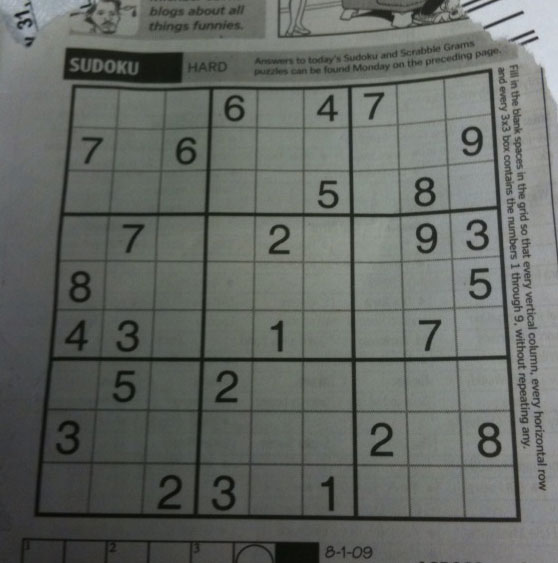
#> input picture sudoku.png, 558 x 563 px
$ python 58_hough_prob_2.py
#> lines starting #> are read from the running program, lines starting #| are printed output that depends on the picture; after the words box and inside, x2 and y2 are one past the last pixel; in counts of white or black regions, pixels touching at a corner belong together
import cv2 as cv
import numpy as np


def skip(x) :
    pass

cv.namedWindow('parameters')
cv.namedWindow('panel')


cv.createTrackbar('minThresh', 'parameters', 50, 255, skip)
cv.createTrackbar('maxThresh', 'parameters', 150, 255, skip)
cv.createTrackbar('houghThresh', 'parameters', 100, 255, skip)
cv.createTrackbar('linesNumb', 'parameters', 100, 255, skip)
cv.createTrackbar('minLenght', 'parameters', 100, 255, skip)
cv.createTrackbar('maxGap', 'parameters', 10, 50, skip)
cv.createTrackbar('reset', 'parameters', 0, 1, skip)

reset = 0

while True :

    img = cv.imread('sudoku.png')
#> img is the input picture: shape (563, 558, 3); mean B, G, R 99.5, 104.1, 100
    panel = np.ones((350, 500, 3), np.uint8)
    gray = cv.cvtColor(img, cv.COLOR_BGR2GRAY)

    if reset == 0 :
        minThresh = cv.getTrackbarPos('minThresh', 'parameters')
        maxThresh = cv.getTrackbarPos('maxThresh', 'parameters')
        houghThresh = cv.getTrackbarPos('houghThresh', 'parameters')
        linesNumb = cv.getTrackbarPos('linesNumb', 'parameters')
        minLenght = cv.getTrackbarPos('minLenght', 'parameters')
        maxGap = cv.getTrackbarPos('maxGap', 'parameters')
        cv.rectangle(panel, (0, 300), (500, 350), (0, 0, 255), -1)
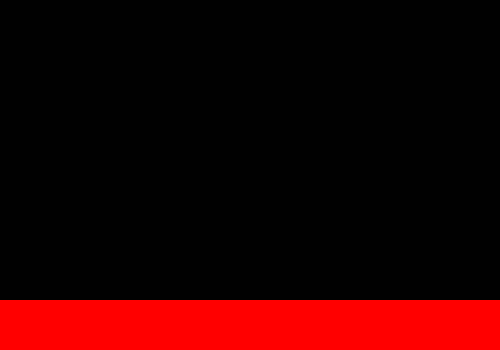
#> panel: shape (350, 500, 3); mean of channels 0, 1, 2 0.9, 0.9, 37.3; drawn as B, G, R
    else :
        minThresh = 50
        maxThresh = 150
        houghThresh = 100
        linesNumb = 100
        minLenght = 100
        maxGap = 10
        cv.rectangle(panel, (0, 300), (500, 350), (255, 0, 0), -1)
        print('1')

    reset = cv.getTrackbarPos('reset', 'parameters')

    canny = cv.Canny(gray, minThresh, maxThresh, apertureSize=3)
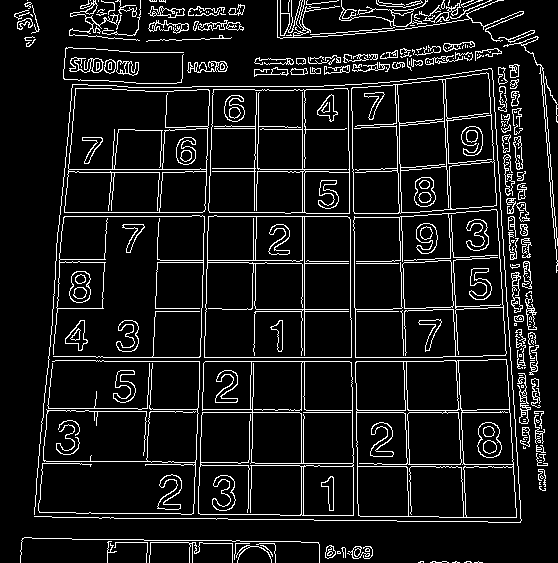
#> canny: shape (563, 558); 9.4% white in thin lines or dots
    lines = cv.HoughLinesP(canny, 1, np.pi/180, houghThresh, lines=linesNumb, minLineLength=minLenght, maxLineGap=maxGap)
#> lines = 72 rows, first 6: [175, 412, 543, 412], [96, 361, 443, 361], [196, 459, 203, 244], [96, 357, 442, 357], [450, 250, 464, 521], [304, 418, 304, 86]

    for line in lines :
        x1, y1, x2, y2 = line[0]
        #print(line[0],'\n')
        cv.line(img, (x1, y1), (x2, y2), (0, 0, 255), 2, cv.LINE_AA)
#> this loop made 72 passes
#> (x1, y1, x2, y2) on passes 1 to 12: (175, 412, 543, 412), (96, 361, 443, 361), (196, 459, 203, 244), (96, 357, 442, 357), (450, 250, 464, 521), (304, 418, 304, 86), (252, 308, 254, 193), (59, 216, 354, 216), (351, 84, 354, 292), (60, 212, 305, 212), (199, 485, 207, 244), (401, 210, 411, 521)
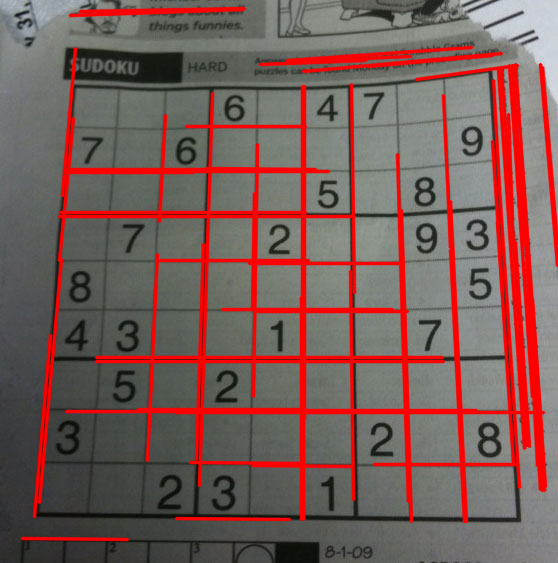
#> img: shape (563, 558, 3); 16.82% of pixels changed, all inside (x1, y1, x2, y2) = (20, 6, 558, 542)

    #for line in lines :            # alternatif olarak bu sekilde de loop acabilirsin
    #    for x1, y1, x2, y2 in line :
    #        cv.line(img, (x1, y1), (x2, y2), (0, 0, 255), 2, cv.LINE_AA)


    #draw()
    cv.rectangle(panel, (0, 0), (int(1.96*minThresh), 50), (0, 255, 0), -1)
    cv.rectangle(panel, (0, 50), (int(1.96*maxThresh), 100), (255, 0, 0), -1)
    cv.rectangle(panel, (0, 100), (int(1.96*houghThresh), 150), (0, 0, 255), -1)
    cv.rectangle(panel, (0, 150), (int(1.96*linesNumb), 200), (255, 255, 0), -1)
    cv.rectangle(panel, (0, 200), (int(1.96*minLenght), 250), (255, 0, 255), -1)
    cv.rectangle(panel, (0, 250), (50*maxGap, 300), (0, 255, 255), -1)
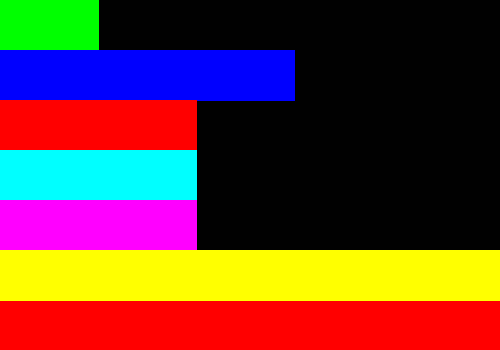
#> panel: shape (350, 500, 3); mean of channels 0, 1, 2 50.8, 59.2, 102; drawn as B, G, R


    cv.imshow('panel', panel)
    cv.imshow('probabilistic', img)
    cv.imshow('parameters', canny)

    key = cv.waitKey(40) & 0xFF
#> (key Esc is pressed here)
    if key == 27 :
        break

cv.destroyAllWindows()

$ run again, with enes.png copied over sudoku.png
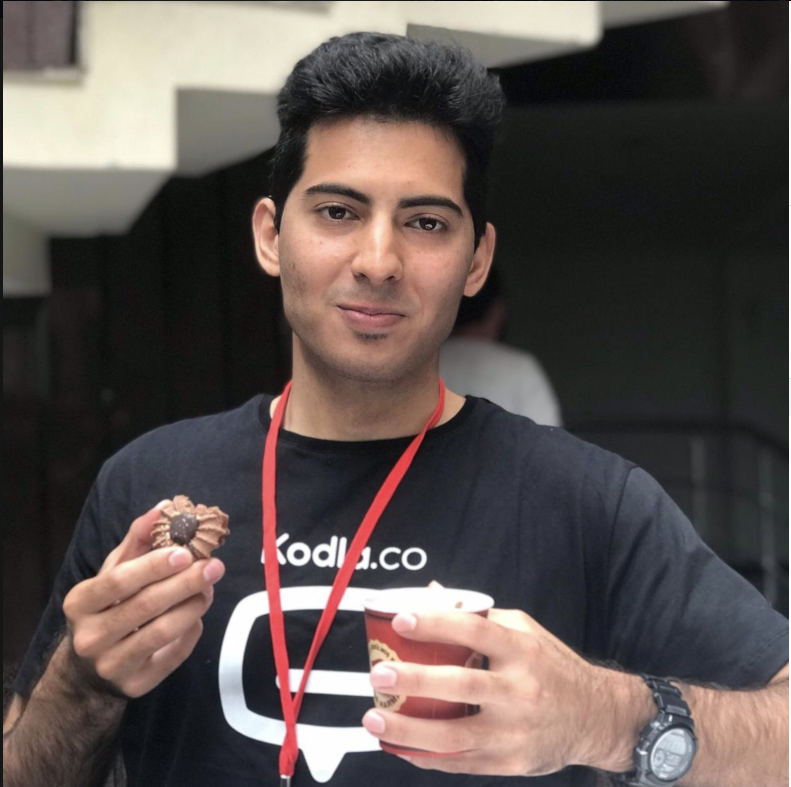
#> input picture enes.png, 1582 x 1574 px (shown at 1/2 size)
#> img is the input picture: shape (1574, 1582, 3); mean B, G, R 79.5, 82.7, 93.1
#> `canny = cv.Canny(gray, minThresh, maxThresh, apertureSize=3)`:
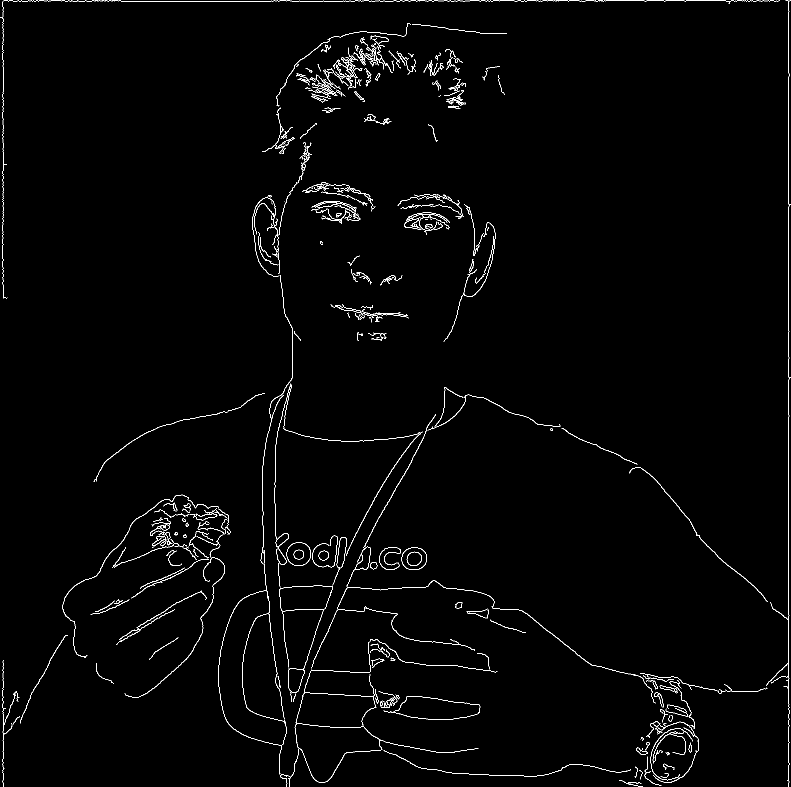
#> canny: shape (1574, 1582) (shown at 1/2 size); 1.4% white in thin lines or dots
#> lines = 18 rows, first 6: [1577, 1573, 1577, 2], [123, 2, 558, 2], [787, 1, 1559, 1], [6, 448, 6, 237], [5, 568, 5, 342], [748, 1053, 824, 920]
#> the loop `for line in lines :` made 18 passes
#> after the loop `for line in lines :`:
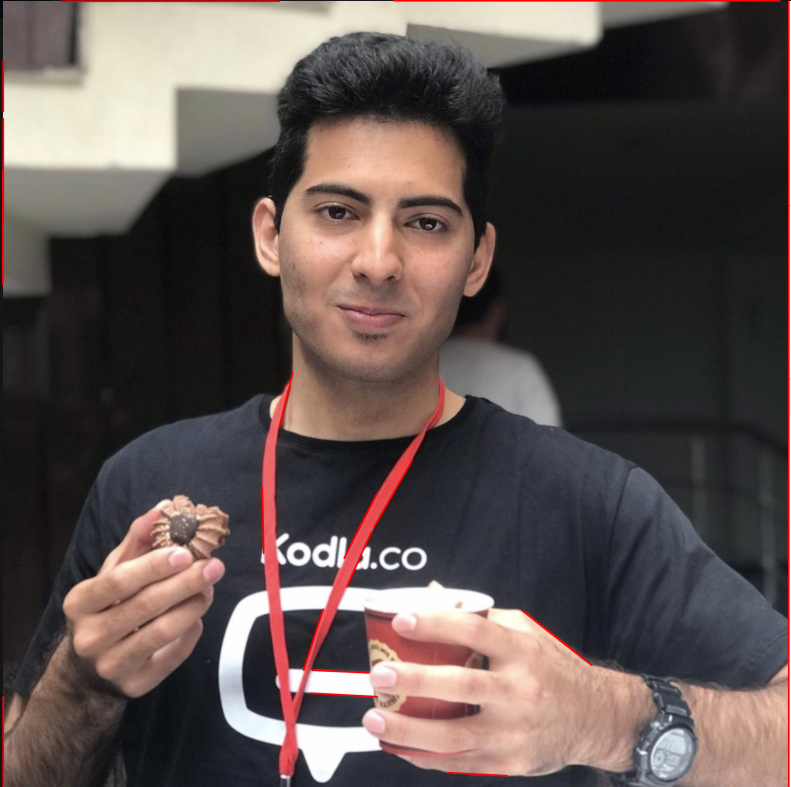
#> img: shape (1574, 1582, 3) (shown at 1/2 size); 0.92% of pixels changed, all inside (x1, y1, x2, y2) = (3, 0, 1580, 1574)
